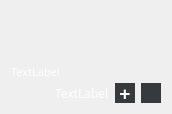
<?xml version="1.0" encoding="UTF-8"?>
<ui version="4.0">
 <class>VideoItem_side</class>
 <widget class="QWidget" name="VideoItem_side">
  <property name="geometry">
   <rect>
    <x>0</x>
    <y>0</y>
    <width>164</width>
    <height>102</height>
   </rect>
  </property>
  <property name="sizePolicy">
   <sizepolicy hsizetype="Fixed" vsizetype="Fixed">
    <horstretch>0</horstretch>
    <verstretch>0</verstretch>
   </sizepolicy>
  </property>
  <property name="windowTitle">
   <string>Form</string>
  </property>
  <layout class="QGridLayout" name="gridLayout">
   <item row="0" column="0">
    <layout class="QGridLayout" name="gridLayout_2">
     <item row="2" column="3">
      <widget class="QPushButton" name="pushButton">
       <property name="sizePolicy">
        <sizepolicy hsizetype="Fixed" vsizetype="Fixed">
         <horstretch>0</horstretch>
         <verstretch>0</verstretch>
        </sizepolicy>
       </property>
       <property name="minimumSize">
        <size>
         <width>20</width>
         <height>20</height>
        </size>
       </property>
       <property name="maximumSize">
        <size>
         <width>20</width>
         <height>20</height>
        </size>
       </property>
       <property name="font">
        <font>
         <pointsize>8</pointsize>
        </font>
       </property>
       <property name="styleSheet">
        <string notr="true">QPushButton#pushButton
{
	border:20px;
	border-radius:14px; 
	background-color: rgb(54, 57, 62);
	image: url(:/img/cash-gray.png);
}
QPushButton#pushButton:hover
{
	border:20px;
	border-radius:14px; 
	background-color: rgb(54, 57, 62);
	image: url(:/img/cash.png);
}</string>
       </property>
       <property name="text">
        <string/>
       </property>
       <property name="iconSize">
        <size>
         <width>12</width>
         <height>12</height>
        </size>
       </property>
      </widget>
     </item>
     <item row="0" column="0" colspan="4" alignment="Qt::AlignLeft">
      <widget class="QLabel" name="label_3">
       <property name="sizePolicy">
        <sizepolicy hsizetype="Preferred" vsizetype="Preferred">
         <horstretch>0</horstretch>
         <verstretch>0</verstretch>
        </sizepolicy>
       </property>
       <property name="minimumSize">
        <size>
         <width>150</width>
         <height>50</height>
        </size>
       </property>
       <property name="maximumSize">
        <size>
         <width>16777215</width>
         <height>16777215</height>
        </size>
       </property>
       <property name="palette">
        <palette>
         <active>
          <colorrole role="WindowText">
           <brush brushstyle="SolidPattern">
            <color alpha="255">
             <red>54</red>
             <green>57</green>
             <blue>62</blue>
            </color>
           </brush>
          </colorrole>
          <colorrole role="Text">
           <brush brushstyle="SolidPattern">
            <color alpha="255">
             <red>54</red>
             <green>57</green>
             <blue>62</blue>
            </color>
           </brush>
          </colorrole>
          <colorrole role="ButtonText">
           <brush brushstyle="SolidPattern">
            <color alpha="255">
             <red>54</red>
             <green>57</green>
             <blue>62</blue>
            </color>
           </brush>
          </colorrole>
          <colorrole role="ToolTipText">
           <brush brushstyle="SolidPattern">
            <color alpha="255">
             <red>54</red>
             <green>57</green>
             <blue>62</blue>
            </color>
           </brush>
          </colorrole>
         </active>
         <inactive>
          <colorrole role="WindowText">
           <brush brushstyle="SolidPattern">
            <color alpha="255">
             <red>54</red>
             <green>57</green>
             <blue>62</blue>
            </color>
           </brush>
          </colorrole>
          <colorrole role="Text">
           <brush brushstyle="SolidPattern">
            <color alpha="255">
             <red>54</red>
             <green>57</green>
             <blue>62</blue>
            </color>
           </brush>
          </colorrole>
          <colorrole role="ButtonText">
           <brush brushstyle="SolidPattern">
            <color alpha="255">
             <red>54</red>
             <green>57</green>
             <blue>62</blue>
            </color>
           </brush>
          </colorrole>
          <colorrole role="ToolTipText">
           <brush brushstyle="SolidPattern">
            <color alpha="255">
             <red>54</red>
             <green>57</green>
             <blue>62</blue>
            </color>
           </brush>
          </colorrole>
         </inactive>
         <disabled>
          <colorrole role="WindowText">
           <brush brushstyle="SolidPattern">
            <color alpha="255">
             <red>120</red>
             <green>120</green>
             <blue>120</blue>
            </color>
           </brush>
          </colorrole>
          <colorrole role="Text">
           <brush brushstyle="SolidPattern">
            <color alpha="255">
             <red>120</red>
             <green>120</green>
             <blue>120</blue>
            </color>
           </brush>
          </colorrole>
          <colorrole role="ButtonText">
           <brush brushstyle="SolidPattern">
            <color alpha="255">
             <red>120</red>
             <green>120</green>
             <blue>120</blue>
            </color>
           </brush>
          </colorrole>
          <colorrole role="ToolTipText">
           <brush brushstyle="SolidPattern">
            <color alpha="255">
             <red>54</red>
             <green>57</green>
             <blue>62</blue>
            </color>
           </brush>
          </colorrole>
         </disabled>
        </palette>
       </property>
       <property name="text">
        <string/>
       </property>
      </widget>
     </item>
     <item row="2" column="1" alignment="Qt::AlignRight">
      <widget class="QLabel" name="label_2">
       <property name="palette">
        <palette>
         <active>
          <colorrole role="WindowText">
           <brush brushstyle="SolidPattern">
            <color alpha="255">
             <red>255</red>
             <green>255</green>
             <blue>255</blue>
            </color>
           </brush>
          </colorrole>
          <colorrole role="Text">
           <brush brushstyle="SolidPattern">
            <color alpha="255">
             <red>255</red>
             <green>255</green>
             <blue>255</blue>
            </color>
           </brush>
          </colorrole>
          <colorrole role="ButtonText">
           <brush brushstyle="SolidPattern">
            <color alpha="255">
             <red>255</red>
             <green>255</green>
             <blue>255</blue>
            </color>
           </brush>
          </colorrole>
         </active>
         <inactive>
          <colorrole role="WindowText">
           <brush brushstyle="SolidPattern">
            <color alpha="255">
             <red>255</red>
             <green>255</green>
             <blue>255</blue>
            </color>
           </brush>
          </colorrole>
          <colorrole role="Text">
           <brush brushstyle="SolidPattern">
            <color alpha="255">
             <red>255</red>
             <green>255</green>
             <blue>255</blue>
            </color>
           </brush>
          </colorrole>
          <colorrole role="ButtonText">
           <brush brushstyle="SolidPattern">
            <color alpha="255">
             <red>255</red>
             <green>255</green>
             <blue>255</blue>
            </color>
           </brush>
          </colorrole>
         </inactive>
         <disabled>
          <colorrole role="WindowText">
           <brush brushstyle="SolidPattern">
            <color alpha="255">
             <red>120</red>
             <green>120</green>
             <blue>120</blue>
            </color>
           </brush>
          </colorrole>
          <colorrole role="Text">
           <brush brushstyle="SolidPattern">
            <color alpha="255">
             <red>120</red>
             <green>120</green>
             <blue>120</blue>
            </color>
           </brush>
          </colorrole>
          <colorrole role="ButtonText">
           <brush brushstyle="SolidPattern">
            <color alpha="255">
             <red>120</red>
             <green>120</green>
             <blue>120</blue>
            </color>
           </brush>
          </colorrole>
         </disabled>
        </palette>
       </property>
       <property name="font">
        <font>
         <family>Calibri Light</family>
        </font>
       </property>
       <property name="text">
        <string>TextLabel</string>
       </property>
      </widget>
     </item>
     <item row="1" column="0" colspan="4" alignment="Qt::AlignLeft|Qt::AlignVCenter">
      <widget class="QLabel" name="label">
       <property name="minimumSize">
        <size>
         <width>10</width>
         <height>10</height>
        </size>
       </property>
       <property name="palette">
        <palette>
         <active>
          <colorrole role="WindowText">
           <brush brushstyle="SolidPattern">
            <color alpha="255">
             <red>255</red>
             <green>255</green>
             <blue>255</blue>
            </color>
           </brush>
          </colorrole>
          <colorrole role="Text">
           <brush brushstyle="SolidPattern">
            <color alpha="255">
             <red>255</red>
             <green>255</green>
             <blue>255</blue>
            </color>
           </brush>
          </colorrole>
          <colorrole role="ButtonText">
           <brush brushstyle="SolidPattern">
            <color alpha="255">
             <red>255</red>
             <green>255</green>
             <blue>255</blue>
            </color>
           </brush>
          </colorrole>
         </active>
         <inactive>
          <colorrole role="WindowText">
           <brush brushstyle="SolidPattern">
            <color alpha="255">
             <red>255</red>
             <green>255</green>
             <blue>255</blue>
            </color>
           </brush>
          </colorrole>
          <colorrole role="Text">
           <brush brushstyle="SolidPattern">
            <color alpha="255">
             <red>255</red>
             <green>255</green>
             <blue>255</blue>
            </color>
           </brush>
          </colorrole>
          <colorrole role="ButtonText">
           <brush brushstyle="SolidPattern">
            <color alpha="255">
             <red>255</red>
             <green>255</green>
             <blue>255</blue>
            </color>
           </brush>
          </colorrole>
         </inactive>
         <disabled>
          <colorrole role="WindowText">
           <brush brushstyle="SolidPattern">
            <color alpha="255">
             <red>120</red>
             <green>120</green>
             <blue>120</blue>
            </color>
           </brush>
          </colorrole>
          <colorrole role="Text">
           <brush brushstyle="SolidPattern">
            <color alpha="255">
             <red>120</red>
             <green>120</green>
             <blue>120</blue>
            </color>
           </brush>
          </colorrole>
          <colorrole role="ButtonText">
           <brush brushstyle="SolidPattern">
            <color alpha="255">
             <red>120</red>
             <green>120</green>
             <blue>120</blue>
            </color>
           </brush>
          </colorrole>
         </disabled>
        </palette>
       </property>
       <property name="font">
        <font>
         <family>Calibri Light</family>
         <pointsize>8</pointsize>
        </font>
       </property>
       <property name="text">
        <string>TextLabel</string>
       </property>
      </widget>
     </item>
     <item row="2" column="2">
      <widget class="QPushButton" name="pushButton_3">
       <property name="sizePolicy">
        <sizepolicy hsizetype="Fixed" vsizetype="Fixed">
         <horstretch>0</horstretch>
         <verstretch>0</verstretch>
        </sizepolicy>
       </property>
       <property name="minimumSize">
        <size>
         <width>20</width>
         <height>20</height>
        </size>
       </property>
       <property name="maximumSize">
        <size>
         <width>20</width>
         <height>20</height>
        </size>
       </property>
       <property name="palette">
        <palette>
         <active>
          <colorrole role="Button">
           <brush brushstyle="SolidPattern">
            <color alpha="255">
             <red>54</red>
             <green>57</green>
             <blue>62</blue>
            </color>
           </brush>
          </colorrole>
          <colorrole role="ButtonText">
           <brush brushstyle="SolidPattern">
            <color alpha="255">
             <red>255</red>
             <green>255</green>
             <blue>255</blue>
            </color>
           </brush>
          </colorrole>
          <colorrole role="Base">
           <brush brushstyle="SolidPattern">
            <color alpha="255">
             <red>54</red>
             <green>57</green>
             <blue>62</blue>
            </color>
           </brush>
          </colorrole>
          <colorrole role="Window">
           <brush brushstyle="SolidPattern">
            <color alpha="255">
             <red>54</red>
             <green>57</green>
             <blue>62</blue>
            </color>
           </brush>
          </colorrole>
         </active>
         <inactive>
          <colorrole role="Button">
           <brush brushstyle="SolidPattern">
            <color alpha="255">
             <red>54</red>
             <green>57</green>
             <blue>62</blue>
            </color>
           </brush>
          </colorrole>
          <colorrole role="ButtonText">
           <brush brushstyle="SolidPattern">
            <color alpha="255">
             <red>255</red>
             <green>255</green>
             <blue>255</blue>
            </color>
           </brush>
          </colorrole>
          <colorrole role="Base">
           <brush brushstyle="SolidPattern">
            <color alpha="255">
             <red>54</red>
             <green>57</green>
             <blue>62</blue>
            </color>
           </brush>
          </colorrole>
          <colorrole role="Window">
           <brush brushstyle="SolidPattern">
            <color alpha="255">
             <red>54</red>
             <green>57</green>
             <blue>62</blue>
            </color>
           </brush>
          </colorrole>
         </inactive>
         <disabled>
          <colorrole role="Button">
           <brush brushstyle="SolidPattern">
            <color alpha="255">
             <red>54</red>
             <green>57</green>
             <blue>62</blue>
            </color>
           </brush>
          </colorrole>
          <colorrole role="ButtonText">
           <brush brushstyle="SolidPattern">
            <color alpha="255">
             <red>120</red>
             <green>120</green>
             <blue>120</blue>
            </color>
           </brush>
          </colorrole>
          <colorrole role="Base">
           <brush brushstyle="SolidPattern">
            <color alpha="255">
             <red>54</red>
             <green>57</green>
             <blue>62</blue>
            </color>
           </brush>
          </colorrole>
          <colorrole role="Window">
           <brush brushstyle="SolidPattern">
            <color alpha="255">
             <red>54</red>
             <green>57</green>
             <blue>62</blue>
            </color>
           </brush>
          </colorrole>
         </disabled>
        </palette>
       </property>
       <property name="font">
        <font>
         <pointsize>14</pointsize>
         <weight>75</weight>
         <bold>true</bold>
        </font>
       </property>
       <property name="styleSheet">
        <string notr="true">QPushButton#pushButton_3
{
	border:20px;
	border-radius:14px; 
	background-color: rgb(54, 57, 62);
}
QPushButton#pushButton_3:hover
{
	border:20px;
	border-radius:14px; 
	background-color: rgb(54, 57, 62);
}</string>
       </property>
       <property name="text">
        <string>+</string>
       </property>
       <property name="iconSize">
        <size>
         <width>12</width>
         <height>12</height>
        </size>
       </property>
      </widget>
     </item>
    </layout>
   </item>
  </layout>
 </widget>
 <resources/>
 <connections/>
</ui>
